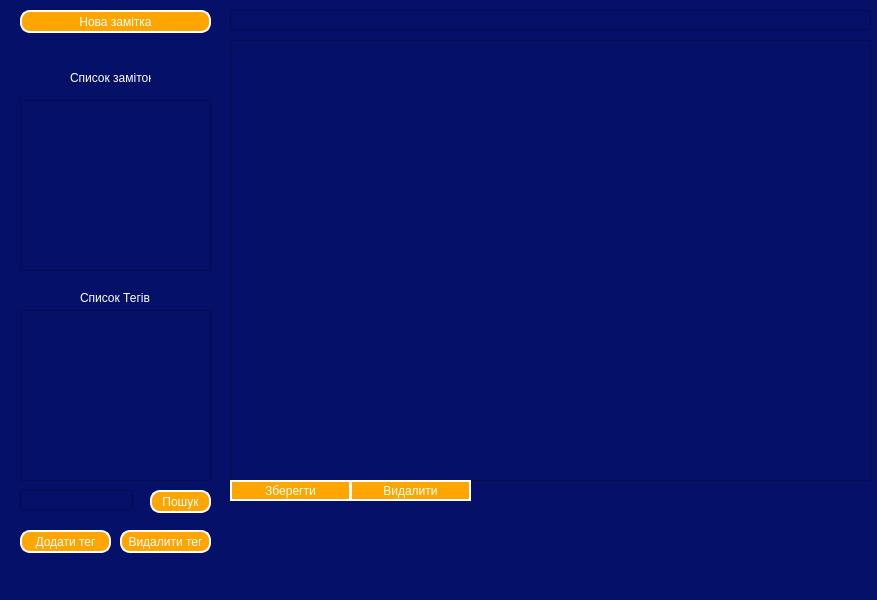
<?xml version="1.0" encoding="UTF-8"?>
<ui version="4.0">
 <class>MainWindow</class>
 <widget class="QMainWindow" name="MainWindow">
  <property name="geometry">
   <rect>
    <x>0</x>
    <y>0</y>
    <width>877</width>
    <height>600</height>
   </rect>
  </property>
  <property name="windowTitle">
   <string>MainWindow</string>
  </property>
  <property name="styleSheet">
   <string notr="true">background-color:#051169;
color: white;</string>
  </property>
  <widget class="QWidget" name="centralwidget">
   <widget class="QTextEdit" name="textEdit">
    <property name="geometry">
     <rect>
      <x>230</x>
      <y>40</y>
      <width>641</width>
      <height>441</height>
     </rect>
    </property>
   </widget>
   <widget class="QLineEdit" name="lineEdit">
    <property name="geometry">
     <rect>
      <x>230</x>
      <y>10</y>
      <width>641</width>
      <height>20</height>
     </rect>
    </property>
   </widget>
   <widget class="QPushButton" name="pushButton">
    <property name="geometry">
     <rect>
      <x>230</x>
      <y>480</y>
      <width>121</width>
      <height>21</height>
     </rect>
    </property>
    <property name="styleSheet">
     <string notr="true">background-color: orange;
border: 2px solid white;
</string>
    </property>
    <property name="text">
     <string>Зберегти</string>
    </property>
   </widget>
   <widget class="QPushButton" name="pushButton_2">
    <property name="geometry">
     <rect>
      <x>20</x>
      <y>10</y>
      <width>191</width>
      <height>23</height>
     </rect>
    </property>
    <property name="styleSheet">
     <string notr="true">background-color: orange;
border: 2px solid white;
border-radius: 10px;</string>
    </property>
    <property name="text">
     <string>Нова замітка</string>
    </property>
   </widget>
   <widget class="QPushButton" name="pushButton_3">
    <property name="geometry">
     <rect>
      <x>350</x>
      <y>480</y>
      <width>121</width>
      <height>21</height>
     </rect>
    </property>
    <property name="styleSheet">
     <string notr="true">background-color: orange;
border: 2px solid white;
</string>
    </property>
    <property name="text">
     <string>Видалити</string>
    </property>
   </widget>
   <widget class="QListWidget" name="listWidget">
    <property name="geometry">
     <rect>
      <x>20</x>
      <y>100</y>
      <width>191</width>
      <height>171</height>
     </rect>
    </property>
   </widget>
   <widget class="QLabel" name="label">
    <property name="geometry">
     <rect>
      <x>70</x>
      <y>70</y>
      <width>81</width>
      <height>16</height>
     </rect>
    </property>
    <property name="text">
     <string>Список заміток</string>
    </property>
   </widget>
   <widget class="QListWidget" name="listWidget_2">
    <property name="geometry">
     <rect>
      <x>20</x>
      <y>310</y>
      <width>191</width>
      <height>171</height>
     </rect>
    </property>
   </widget>
   <widget class="QLabel" name="label_2">
    <property name="geometry">
     <rect>
      <x>80</x>
      <y>290</y>
      <width>71</width>
      <height>16</height>
     </rect>
    </property>
    <property name="text">
     <string>Список Тегів</string>
    </property>
   </widget>
   <widget class="QPushButton" name="pushButton_4">
    <property name="geometry">
     <rect>
      <x>20</x>
      <y>530</y>
      <width>91</width>
      <height>23</height>
     </rect>
    </property>
    <property name="styleSheet">
     <string notr="true">background-color: orange;
border: 2px solid white;
border-radius: 10px;</string>
    </property>
    <property name="text">
     <string>Додати тег</string>
    </property>
   </widget>
   <widget class="QPushButton" name="pushButton_5">
    <property name="geometry">
     <rect>
      <x>120</x>
      <y>530</y>
      <width>91</width>
      <height>23</height>
     </rect>
    </property>
    <property name="styleSheet">
     <string notr="true">background-color: orange;
border: 2px solid white;
border-radius: 10px;</string>
    </property>
    <property name="text">
     <string>Видалити тег</string>
    </property>
   </widget>
   <widget class="QPushButton" name="pushButton_6">
    <property name="geometry">
     <rect>
      <x>150</x>
      <y>490</y>
      <width>61</width>
      <height>23</height>
     </rect>
    </property>
    <property name="styleSheet">
     <string notr="true">background-color: orange;
border: 2px solid white;
border-radius: 10px;</string>
    </property>
    <property name="text">
     <string>Пошук</string>
    </property>
   </widget>
   <widget class="QLineEdit" name="lineEdit_2">
    <property name="geometry">
     <rect>
      <x>20</x>
      <y>490</y>
      <width>113</width>
      <height>20</height>
     </rect>
    </property>
   </widget>
  </widget>
  <widget class="QMenuBar" name="menubar">
   <property name="geometry">
    <rect>
     <x>0</x>
     <y>0</y>
     <width>877</width>
     <height>21</height>
    </rect>
   </property>
  </widget>
  <widget class="QStatusBar" name="statusbar"/>
 </widget>
 <resources/>
 <connections/>
</ui>
